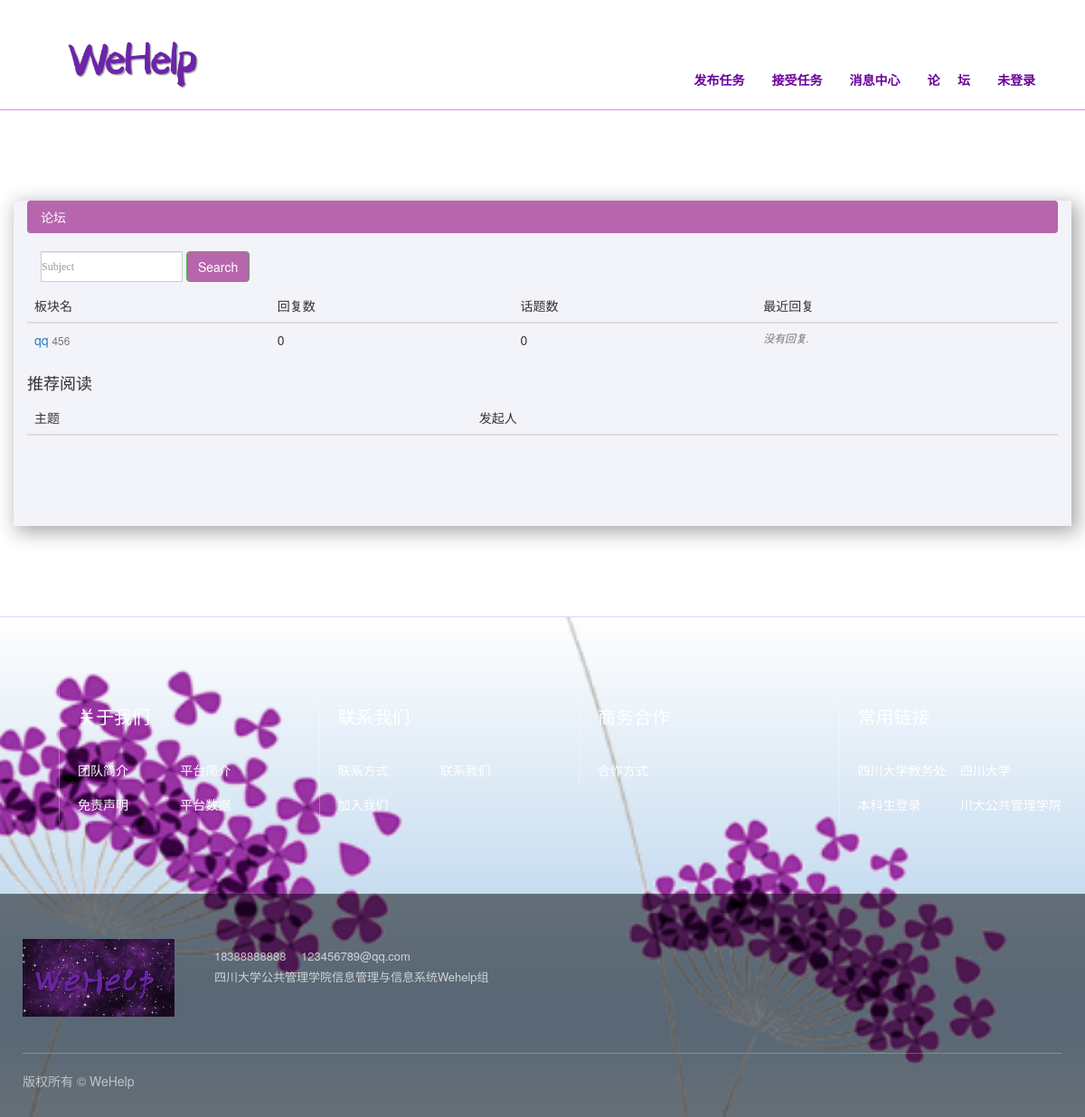
The app's page /luntan/ with its own data.
### Login/models.py (models this page shows, shortened)
class Board(models.Model):
    name = models.CharField(max_length=30, unique=True, blank=True, verbose_name='板块名称')
    description = models.CharField(max_length=100, blank=True, verbose_name='板块描述')
    def get_posts_count(self):
        return Post.objects.filter(topic__board=self).count()
    def get_last_post(self):
        return Post.objects.filter(topic__board=self).order_by('-created_at').first()

### Boards/views.py (the view)
# urls.py: url(r'^luntan/$', boards_views.BoardListView.as_view(), name='luntan'),
class BoardListView(ListView):
    model = Board
    context_object_name = 'boards'
    template_name = 'boards/luntan.html'  # 现在是CBV视图，可以实现分页了 具体要用FBV

### templates/boards/luntan.html (shortened to what this page needs)
{% extends 'boards/base.html' %}
{% block breadcrumb %}
  <li class="breadcrumb-item active"><font color="white">论坛</font></li>
{% endblock %}
{% block content %}
            <form class="navbar-form" method="get" action="/search_subject">
                <div class="form-group">
                    <input name="subject" type="text" placeholder="Subject" class="form-control">
                </div>
                <button type="submit" class="btn btn-success" style="background-color:#B766AD">Search</button>
            </form>
<div>
  <table class="table">
    <thead class="thead-inverse">
      <tr>
        <th>板块名</th>
        <th>回复数</th>
        <th>话题数</th>
        <th>最近回复</th>
      </tr>
    </thead>
    <tbody>
      {% for board in boards %}
        <tr>
          <td>
            <a href="{% url 'board_topics' board.pk %}">{{ board.name }}</a>
            <small class="text-muted d-block">{{ board.description }}</small>
          </td>
          <td class="align-middle">
            {{ board.get_posts_count }}
          </td>
          <td class="align-middle">
            {{ board.topics.count }}
          </td>
          <td class="align-middle">
            {% with post=board.get_last_post %}
              {% if post %}
                <small>
                  <a href="{% url 'topic_posts' board.pk post.topic.pk %}">
                    由 {{ post.created_by.username }} 创建于 {{ post.created_at }}
                  </a>
                </small>
              {% else %}
                <small class="text-muted">
                  <em>没有回复.</em>
                </small>
              {% endif %}
            {% endwith %}
          </td>
        </tr>
      {% endfor %}
    </tbody>
  </table>
<table class="table" style="margin-bottom: 100px">
    <thead class="thead-inverse">
    <h4>推荐阅读</h4>
      <tr>
        <th>主题</th>
        <th>发起人</th>
      </tr>
    </thead>
</table>
</div>
{% endblock %}

### static/css/base01.css (style rules this page uses)
html, body, div, span, object, iframe, h1, h2, h3, h4, h5, h6, p, blockquote, pre, a, abbr, acronym, address, figure, figcaption, code, del, dfn, em, button, q, dl, dt, dd, ol, ul, li, fieldset, form, legend, table, tf, tr, th { border: 0px; padding: 0px; font-size: 100%; margin: 0px; font-family: inherit; -webkit-font-smoothing: subpixel-antialiased; -webkit-text-size-adjust: 100%; font-weight: normal; word-break: break-word; }
body { background: #fcffff; color: #222; line-height: 1.6em; font-size: 12px; font-family: "å¾®è½¯é é»", "Microsoft YaHei", "PingFang SC", "Hiragino Sans GB", PingHei, STHeiti; margin: 0px auto; max-width: 2560px; overflow-x: hidden; }
input[type="text"], input[type="password"], textarea, select { font-family: "å¾®è½¯é é»", "Microsoft YaHei", "PingFang SC", "Hiragino Sans GB", PingHei, STHeiti; background-color: #FFFFFF; font-size: 12px; outline: none; padding: 0; -webkit-appearance: none; border-radius: 0; }
a { text-decoration: none; color: #000; }
ul, li { list-style-type: none; }

### records on screen
Board: name "qq", description "456", get_posts_count "0", topics.count "0"
